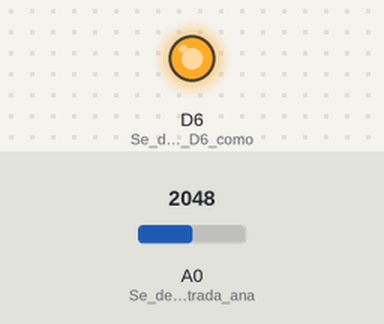
The sketch below on a simulated Particle Photon. On the bench: output pins drawn as LEDs (lit = HIGH). Inputs (shaded band) come from the test bench; at power-on: A0 (Se_declara_la_entrada_ana) = 2048. What the sketch prints to the serial monitor is not drawn.

Above: at 5.0 s.
At 12.0 s:
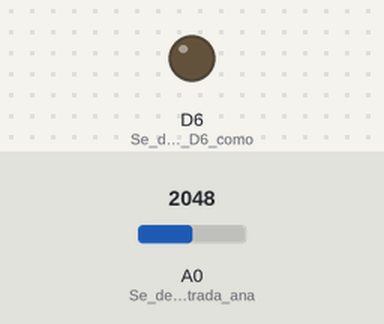
Timing chart, 0 to 18.2 s (numbered marks = the images above):
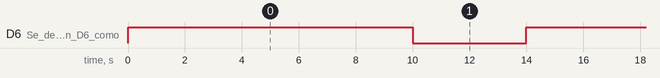

The sketch:

Practica16.ino
```cpp
/*
 * Project Práctica 16
 * Description: Utilización de relevador.
 * Author: Javier Sánchez
 * Date: Noviembre 4, 2020.
 */
double lectura = 0;     // Se declara e inicializa la variable para almacenar la lectura
double voltaje = 0;     // Se declara e inicializa una variable para almacenar la conversión a voltaje
double temperatura = 0; // Se declara e inicializa una variable para almacenar la conversión a temperatura en C°
int tiempo = 10000;     // Tiempo de diez segundos
void setup()
{
    pinMode(A0, INPUT);                                     // Se declara la entrada analógica A0 como entrada
    Serial.begin(9600);                                     // Se inicializa el puerto serial para el monitoreo
    pinMode(D6, OUTPUT);                                    // Se declara el pin D6 como salida
    Particle.variable("temperatura", &temperatura, DOUBLE); // Se declara gradosC como una variable accesible desde la nube
}

void loop()
{
    lectura = analogRead(A0);                   // Se lee la entrada analógica A0 que proporciona valores de 0-4095
    voltaje = (lectura * 3.3) / 4095.0;         // Se convierte el valor con base en la traducción a voltaje
    temperatura = voltaje * 100;                // Se convierte el voltaje a temperatura en grados celsius
    Serial.print("La temperatura actual es: "); // Se concatena el String en la salida serial
    Serial.print(temperatura);                  // Imprime el valor en temperatura a serial
    Serial.println("C°.");                      // Concatena el String en la salida serial e imprime un salto de línea
    if (temperatura > 30)                       // En cuanto se detecte una temperatura mayor a 30° comienza la secuencia
    {
        digitalWrite(D6, HIGH); // Se envía la señal de encendido al relevador
        delay(tiempo);          // Se espera $tiempo milisegundos
        digitalWrite(D6, LOW);  // Se envía la señal de apagado al relevador
        delay(4000);            // Se espera 4,000 milisegundos
    }
    else
    {
        digitalWrite(D6, LOW); // Se envía la señal de apagado al relevador
        delay(4000);           // Se espera 4,000 milisegundos
    }
}
```

Measured:
- by itself, D6 (Se_declara_el_pin_D6_como): alternates HIGH for 10.0 s and LOW for 4.0 s
